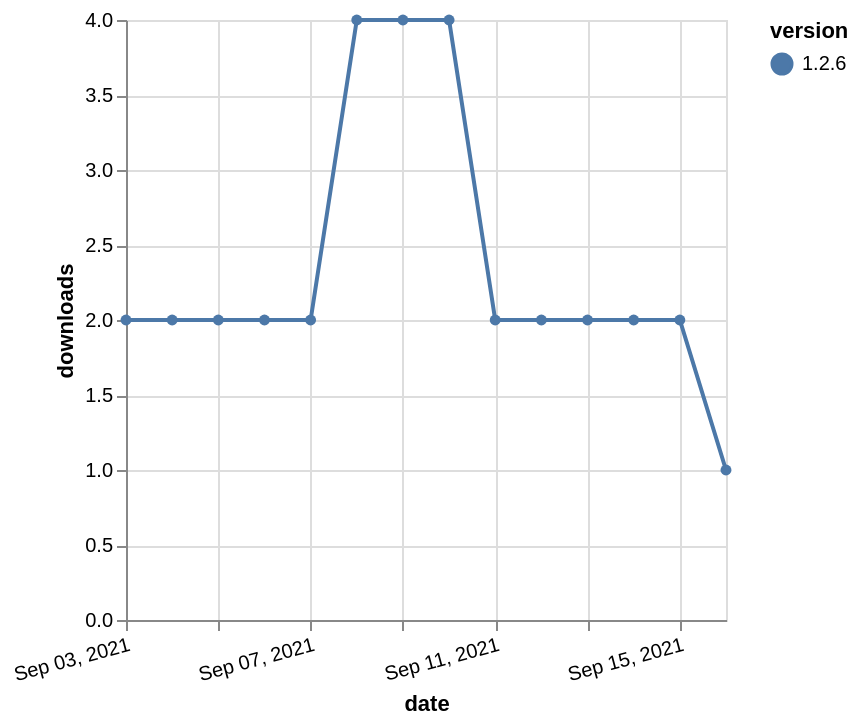

The Vega-Lite source for this figure:
### Vega-Lite specification from a JSON file in a GitHub repository (floating-point values rounded to 4 significant figures)
{"$schema": "https://vega.github.io/schema/vega-lite/v5.json", "description": "A simple bar chart with embedded data.", "data": {"values": [{"date": "2021-09-03", "total": 436, "delta": 2, "version": "1.2.6"}, {"date": "2021-09-04", "total": 438, "delta": 2, "version": "1.2.6"}, {"date": "2021-09-05", "total": 440, "delta": 2, "version": "1.2.6"}, {"date": "2021-09-06", "total": 442, "delta": 2, "version": "1.2.6"}, {"date": "2021-09-07", "total": 444, "delta": 2, "version": "1.2.6"}, {"date": "2021-09-08", "total": 448, "delta": 4, "version": "1.2.6"}, {"date": "2021-09-09", "total": 452, "delta": 4, "version": "1.2.6"}, {"date": "2021-09-10", "total": 456, "delta": 4, "version": "1.2.6"}, {"date": "2021-09-11", "total": 458, "delta": 2, "version": "1.2.6"}, {"date": "2021-09-12", "total": 460, "delta": 2, "version": "1.2.6"}, {"date": "2021-09-13", "total": 462, "delta": 2, "version": "1.2.6"}, {"date": "2021-09-14", "total": 464, "delta": 2, "version": "1.2.6"}, {"date": "2021-09-15", "total": 466, "delta": 2, "version": "1.2.6"}, {"date": "2021-09-16", "total": 467, "delta": 1, "version": "1.2.6"}]}, "width": "container", "mark": {"type": "line", "point": {"filled": true}}, "encoding": {"x": {"field": "date", "type": "temporal", "timeUnit": "yearmonthdate", "title": "date", "axis": {"labelAngle": -15}}, "y": {"field": "delta", "type": "quantitative", "title": "downloads"}, "color": {"field": "version", "type": "nominal"}, "tooltip": {"field": "delta"}}}
